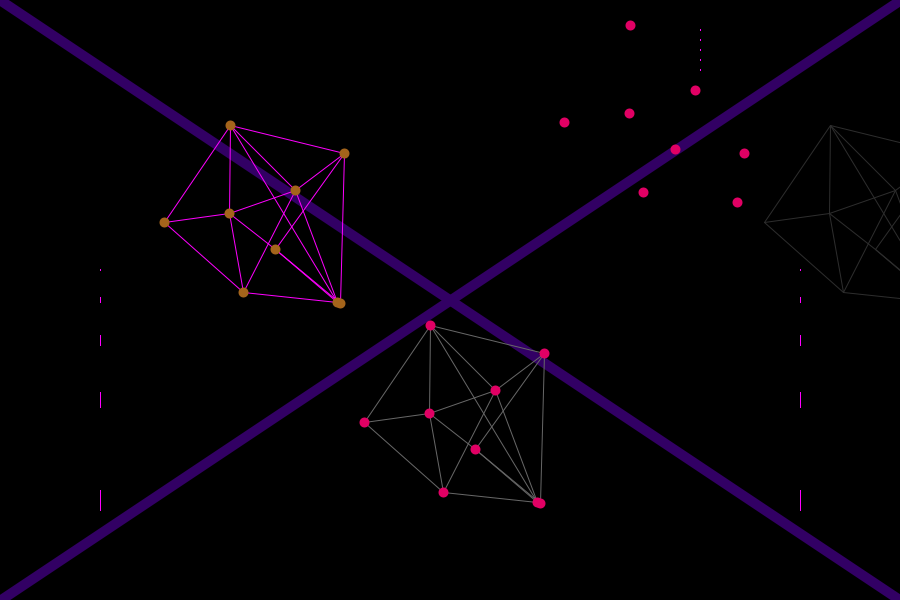
Frame 1 (no input)
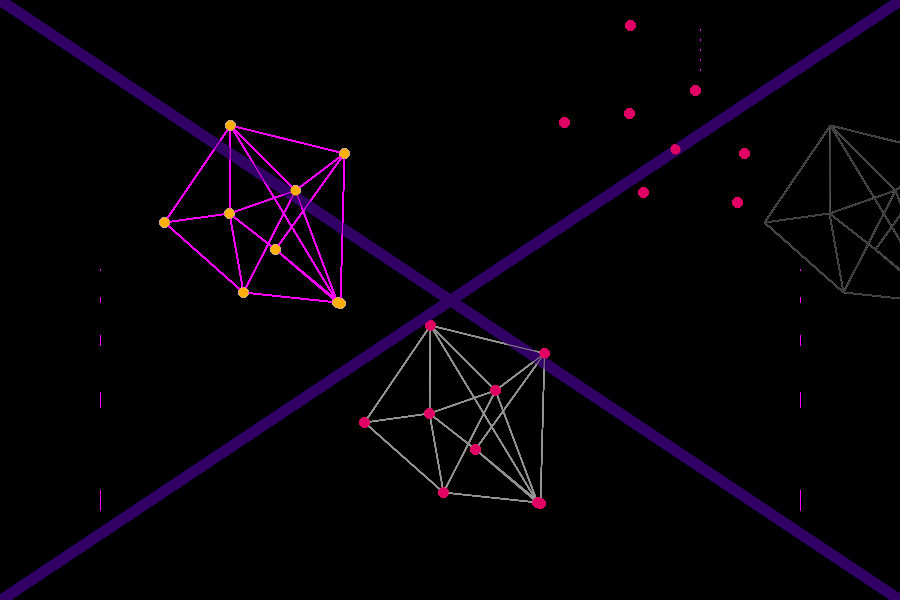
Frame 60 (the mouse pressed at the canvas centre just before this capture)
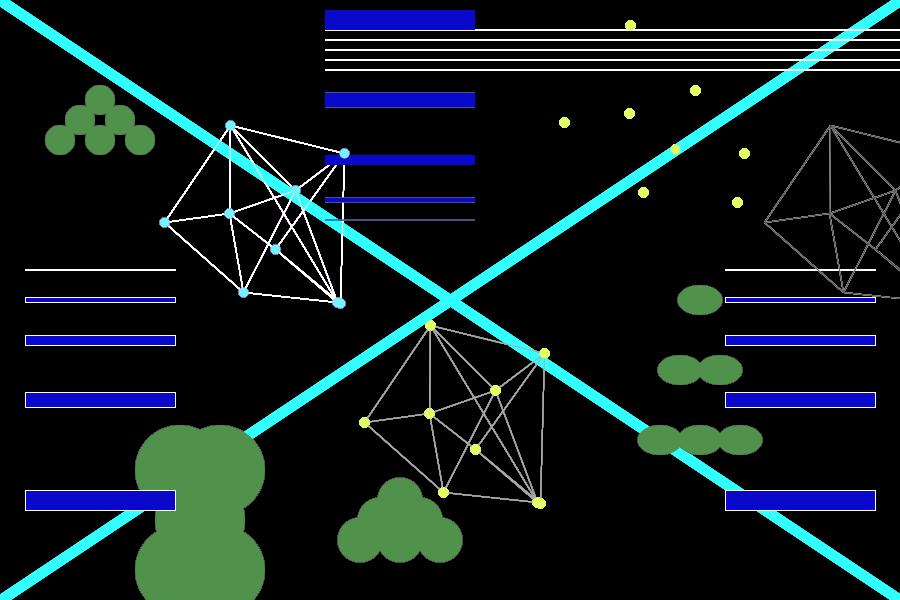
Frame 120 (the mouse held since frame 60 and released just before this capture)

The Processing sketch that drew these frames (run headless with seeded random() and noise(); from frame 60 on, the mouse is pressed at the canvas centre):

// Processing sketch: processing_71390
// ── processing_71390.pde

void setup() {
  size(900, 600);
  frameRate(30) ;
 background(mouseY-100, mouseY-200, mouseX);
}

void draw() {
  smooth();
   
  // Set ellipses and rects to CENTER mode
  ellipseMode(CENTER);
  rectMode(CENTER);
  
  //X line
  strokeWeight(10);
  stroke(50, mouseX-100, mouseX+100);
  line(0, 0, 900, 600);
  line(900, 0, 0, 600);

  // Draw Zoog’s body
  noStroke();
  fill(random(225), random(225), random(225));
  //1 triangle
  ellipse(100, 100, int(mouseY/10), int(mouseY/10));
  ellipse(120, 120, int(mouseY/10), int(mouseY/10));
  ellipse(80, 120, int(mouseY/10), int(mouseY/10));
  ellipse(60, 140, int(mouseY/10), int(mouseY/10));
  ellipse(140, 140, int(mouseY/10), int(mouseY/10));
  ellipse(100, 140, int(mouseY/10), int(mouseY/10));
  //2 triangle
  ellipse(400, 500,  int(mouseX/10), int(mouseX/10));
  ellipse(420, 520, int(mouseX/10), int(mouseX/10));
  ellipse(380, 520, int(mouseX/10), int(mouseX/10));
  ellipse(360, 540, int(mouseX/10), int(mouseX/10));
  ellipse(440, 540, int(mouseX/10), int(mouseX/10));
  ellipse(400, 540, int(mouseX/10), int(mouseX/10));
  
   //3 triangle
  ellipse(700, 300, int(mouseX/10), int(mouseY/10));
  ellipse(720, 370, int(mouseX/10), int(mouseY/10));
  ellipse(680, 370, int(mouseX/10), int(mouseY/10));
  ellipse(660, 440, int(mouseX/10), int(mouseY/10));
  ellipse(740, 440, int(mouseX/10), int(mouseY/10));
  ellipse(700, 440, int(mouseX/10), int(mouseY/10));
   //4 triangle
  ellipse(200, 520, int(mouseX/5), int(mouseX/5));
  ellipse(220, 570, int(mouseX/5), int(mouseX/5));
  ellipse(180, 570, int(mouseX/5), int(mouseX/5));
  ellipse(220, 470, int(mouseX/5), int(mouseX/5));
  ellipse(180, 470, int(mouseX/5), int(mouseX/5));
  

  
   
   //line
   strokeWeight(1);
   stroke(255, mouseX, 255);
   line(164,222,229,213);
   line(164,222,230,125);
   line(164,222,243,292);
   
   line(229,213,230,125);
   line(229,213,243,292);
   line(229,213,295,190);
   line(229,213,275,249);
  
   line(230,125,295,190);
   line(230,125,337,302);
   line(230,125,344,153);
   
   line(243,292,295,190);
   line(243,292,337,302);
   
   line(295,190,337,302);
   line(295,190,344,153);
   
   line(275,249,337,302);
   line(275,249,340,303);
   line(275,249,344,153);
   
   line(340,303,344,153);
   
   //triangle rect
   fill(random(225), random(225),random(225));
   rect(100,500, int(mouseY-mouseX), 20);
   rect(100,400, int(mouseY-mouseX), 15);
   rect(100,340, int(mouseY-mouseX), 10);
   rect(100,300, int(mouseY-mouseX), 5);
   rect(100,270, int(mouseY-mouseX), 1);
   
   
   rect(700,30, int(mouseX+mouseY), 1);
   rect(700,40, int(mouseX+mouseY), 1);
  rect(700,50, int(mouseX+mouseY), 1);
  rect(700,60, int(mouseX+mouseY), 1);
  rect(700,70, int(mouseX+mouseY), 1);
  
  rect(800,500, int(mouseX-mouseY), 20);
   rect(800,400, int(mouseX-mouseY), 15);
   rect(800,340, int(mouseX-mouseY), 10);
   rect(800,300, int(mouseX-mouseY), 5);
   rect(800,270, int(mouseX-mouseY), 1);
   noStroke();
   rect(400,220, int(mouseX-mouseY), 1);
   rect(400,200, int(mouseX-mouseY), 5);
   rect(400,160, int(mouseX-mouseY), 10);
   rect(400,100, int(mouseX-mouseY), 15);
   rect(400,20, int(mouseX-mouseY), 20);
   //line
   strokeWeight(1);
   stroke(random(225));
   line(364,422,429,413);
   line(364,422,430,325);
   line(364,422,443,492);
   
   line(429,413,430,325);
   line(429,413,443,492);
   line(429,413,495,390);
   line(429,413,475,449);
  
   line(430,325,495,390);
   line(430,325,537,502);
   line(430,325,544,353);
   
   line(443,492,495,390);
   line(443,492,537,502);
   
   line(495,390,537,502);
   line(495,390,544,353);
   
   line(475,449,537,502);
   line(475,449,540,503);
   line(475,449,544,353);
   
   line(540,503,544,353);
   //point
  strokeWeight(10);
  stroke(random(300), random(300), random(300));
   
   point(164,222);//1
   point(229,213);//2
   point(230,125);//3
   point(243,292);//4
   point(295,190);//5
   point(275,249);//6
   point(337,302);//7
   point(340,303);//8
   point(344,153);//9
   
   //point
  strokeWeight(10);
  stroke(225, mouseY, 100);
   
   point(364,422);//1
   point(429,413);//2
   point(430,325);//3
   point(443,492);//4
   point(495,390);//5
   point(475,449);//6
   point(537,502);//7
   point(540,503);//8
   point(544,353);//9
   
   //top point
   point(564,122);//1
   point(629,113);//2
   point(630,25);//3
   point(643,192);//4
   point(695,90);//5
   point(675,149);//6
   point(737,202);//7
   point(744,153);//9
   
   //line
   strokeWeight(1);
   stroke(random(225));
   line(764,222,829,213);
   line(764,222,830,125);
   line(764,222,843,292);
   
   line(829,213,830,125);
   line(829,213,843,292);
   line(829,213,895,190);
   line(829,213,875,249);
  
   line(830,125,895,190);
   line(830,125,937,302);
   line(830,125,944,153);
   
   line(843,292,895,190);
   line(843,292,937,302);
   
   line(895,190,937,302);
   line(895,190,944,153);
   
   line(875,249,937,302);
   line(875,249,940,303);
   line(875,249,944,153);
   
   line(940,303,944,153);
  
}
void mousePressed(){
background(random(225), mouseY-200, mouseX);
}
void keyPressed(){
   //point
  strokeWeight(40);
  stroke(255-mouseY, 150, 100-mouseX);
   
   point(164,222);//1
   point(229,213);//2
   point(230,125);//3
   point(243,292);//4
   point(295,190);//5
   point(275,249);//6
   point(337,302);//7
   point(340,303);//8
   point(344,153);//9
   
   //point
  strokeWeight(40);
  stroke(random(225), random(225), random(225));
   
   point(364,422);//1
   point(429,413);//2
   point(430,325);//3
   point(443,492);//4
   point(495,390);//5
   point(475,449);//6
   point(537,502);//7
   point(540,503);//8
   point(544,353);//9
   
   //top point
   point(564,122);//1
   point(629,113);//2
   point(630,25);//3
   point(643,192);//4
   point(695,90);//5
   point(675,149);//6
   point(737,202);//7
   point(744,153);//9
   strokeWeight(2);
   stroke(0);
  fill(random(225), random(225), random(225));
  //1 triangle
  ellipse(100, 100, int(mouseY/10), int(mouseY/10));
  ellipse(120, 120, int(mouseY/10), int(mouseY/10));
  ellipse(80, 120, int(mouseY/10), int(mouseY/10));
  ellipse(60, 140, int(mouseY/10), int(mouseY/10));
  ellipse(140, 140, int(mouseY/10), int(mouseY/10));
  ellipse(100, 140, int(mouseY/10), int(mouseY/10));
  //2 triangle
  ellipse(400, 500,  int(mouseX/10), int(mouseX/10));
  ellipse(420, 520, int(mouseX/10), int(mouseX/10));
  ellipse(380, 520, int(mouseX/10), int(mouseX/10));
  ellipse(360, 540, int(mouseX/10), int(mouseX/10));
  ellipse(440, 540, int(mouseX/10), int(mouseX/10));
  ellipse(400, 540, int(mouseX/10), int(mouseX/10));
  
   //3 triangle
  ellipse(700, 300, int(mouseX/10), int(mouseY/10));
  ellipse(720, 370, int(mouseX/10), int(mouseY/10));
  ellipse(680, 370, int(mouseX/10), int(mouseY/10));
  ellipse(660, 440, int(mouseX/10), int(mouseY/10));
  ellipse(740, 440, int(mouseX/10), int(mouseY/10));
  ellipse(700, 440, int(mouseX/10), int(mouseY/10));
   //4 triangle
  ellipse(200, 520, int(mouseX/5), int(mouseX/5));
  ellipse(220, 570, int(mouseX/5), int(mouseX/5));
  ellipse(180, 570, int(mouseX/5), int(mouseX/5));
  ellipse(220, 470, int(mouseX/5), int(mouseX/5));
  ellipse(180, 470, int(mouseX/5), int(mouseX/5));
  line(pmouseX,pmouseY,mouseX,mouseY);

}
